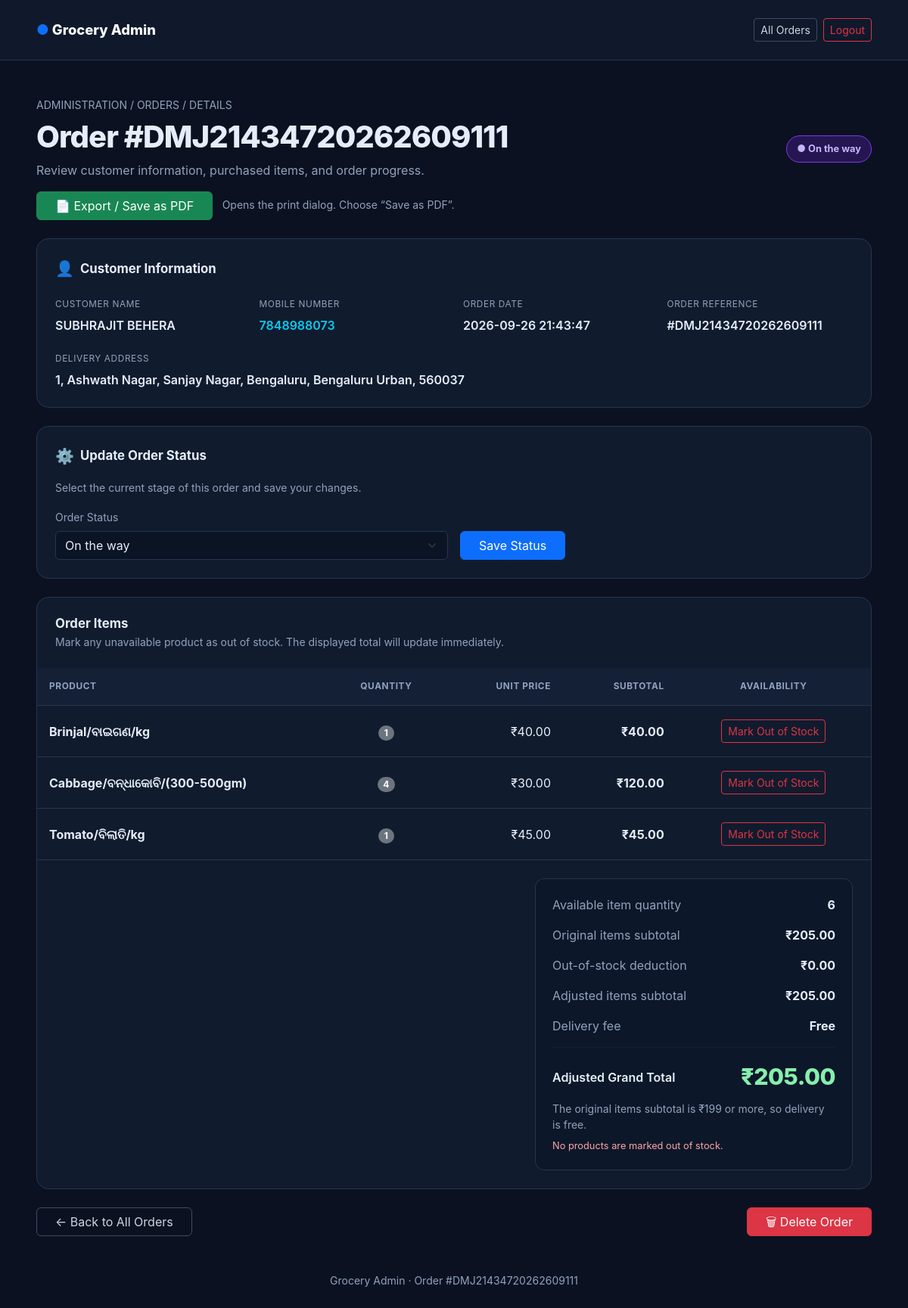
/admin/order/DMJ21434720262609111 (signed in), run on the app's committed database.
### tables this page shows
CREATE TABLE orders (
                    id INTEGER PRIMARY KEY AUTOINCREMENT,
                    customer_name TEXT NOT NULL,
                    customer_address TEXT NOT NULL,
                    mobile TEXT NOT NULL,
                    date TEXT NOT NULL,
                    status TEXT DEFAULT 'Pending', delivery_partner_id INTEGER, order_number TEXT);

CREATE TABLE order_items (
                    id INTEGER PRIMARY KEY AUTOINCREMENT,
                    order_id INTEGER,
                    item_id INTEGER,
                    quantity INTEGER,
                    FOREIGN KEY(order_id) REFERENCES orders(id),
                    FOREIGN KEY(item_id) REFERENCES items(id));

### app.py (the view)
@app.route("/admin/order/<string:order_id>")
@admin_required
def order_details(order_id):
    conn = get_db_connection()
    c = conn.cursor()
    internal_order_id = get_internal_order_id(c, order_id)
    if internal_order_id is None:
        conn.close()
        return "Order not found", 404
    c.execute("""
        SELECT
            COALESCE(order_number, CAST(id AS TEXT)),
            customer_name,
            customer_address,
            mobile,
            date,
            COALESCE(status, 'Pending')
        FROM orders
        WHERE id = ?
    """, (internal_order_id,))
    order = c.fetchone()
    if not order:
        conn.close()
        return "Order not found", 404
    formatted_order_number = order[0]
    c.execute("""
        SELECT
            COALESCE(items.name, 'Deleted item'),
            order_items.quantity,
            COALESCE(items.price, 0),
            COALESCE(
                order_items.quantity * items.price,
                0
            ) AS subtotal
        FROM order_items
        LEFT JOIN items
            ON order_items.item_id = items.id
        WHERE order_items.order_id = ?
        ORDER BY order_items.id
    """, (internal_order_id,))
    items = c.fetchall()
    total = sum(
        item[3] or 0
        for item in items
    )
    conn.close()
    return render_template(
        "order_details.html",
        order=order,
        order_id=formatted_order_number,
        items=items,
        total=total,
        valid_statuses=VALID_ORDER_STATUSES
    )

### app.py (called while the page is built, shortened)
def get_db_connection():
    conn = sqlite3.connect(DB_NAME)
    conn.execute("PRAGMA foreign_keys = ON")
    return conn

def get_internal_order_id(c, order_ref):
    c.execute("""
        SELECT id
        FROM orders
        WHERE order_number = ?
    """, (str(order_ref),))
    row = c.fetchone()
    if row:
        return row[0]

def admin_required(func):
    @wraps(func)
    def wrapper(*args, **kwargs):
        if not session.get("admin_logged_in"):
            return redirect(url_for("login"))
        return func(*args, **kwargs)
    return wrapper

### templates/order_details.html (shortened to what this page needs)
<!DOCTYPE html>
<html lang="en">
<head>
    <link href="https://cdn.jsdelivr.net/npm/bootstrap@5.3.3/dist/css/bootstrap.min.css"
          rel="stylesheet">
</head>
<body>
<nav class="navbar no-print">
    <div class="container-fluid px-3 px-lg-5 py-3">
        <div class="d-flex justify-content-between align-items-center w-100 gap-2">
            <a class="brand" href="{{ url_for('admin') }}">
                <span class="text-primary">●</span> Grocery Admin
            </a>
            <div class="d-flex gap-2">
                <a href="{{ url_for('admin_orders') }}"
                   class="btn btn-sm btn-outline-light">
                    All Orders
                </a>
                <a href="{{ url_for('logout') }}"
                   class="btn btn-sm btn-outline-danger">
                    Logout
                </a>
            </div>
        </div>
    </div>
</nav>
<main class="container-fluid px-3 px-lg-5 py-4 py-lg-5">
    <div class="mb-4">
        <div class="muted small mb-2">
            ADMINISTRATION / ORDERS / DETAILS
        </div>
        <div class="d-flex flex-wrap justify-content-between align-items-center gap-3">
            <div>
                <h1 class="page-title mb-2">
                    Order #{{ order_id }}
                </h1>
                <p class="muted mb-0">
                    Review customer information, purchased items, and order progress.
                </p>
            </div>
            {% if order[5] == 'Completed' %}
                <span class="status status-completed">● Completed</span>
            {% elif order[5] == 'In Progress' %}
                <span class="status status-progress">● In Progress</span>
            {% elif order[5] == 'On the way' %}
                <span class="status status-transit">● On the way</span>
            {% else %}
                <span class="status status-pending">● Pending</span>
            {% endif %}
        </div>
        <div class="mt-3 no-print">
            <button type="button"
                    id="pdfButton"
                    class="btn btn-success px-4"
                    onclick="exportOrderPDF()">
                <span aria-hidden="true">📄</span> Export / Save as PDF
            </button>
            <small class="muted ms-2">
                Opens the print dialog. Choose “Save as PDF”.
            </small>
        </div>
    </div>
    <section class="panel p-3 p-lg-4 mb-4">
        <div class="d-flex align-items-center gap-2 mb-4">
            <span class="fs-5">👤</span>
            <h2 class="section-title mb-0">Customer Information</h2>
        </div>
        <div class="row g-4">
            <div class="col-12 col-md-6 col-xl-3">
                <div class="detail-label">Customer Name</div>
                <div class="detail-value">{{ order[1] }}</div>
            </div>
            <div class="col-12 col-md-6 col-xl-3">
                <div class="detail-label">Mobile Number</div>
                <div class="detail-value">
                    {% if order[3] %}
                        {% set wa_mobile = order[3] | string | replace(' ', '') | replace('-', '') | replace('+', '') | replace('(', '') | replace(')', '') %}
                        {% if wa_mobile|length == 10 %}
                            {% set wa_mobile = '91' ~ wa_mobile %}
                        {% endif %}
                        <a href="https://wa.me/{{ wa_mobile }}"
                           target="_blank"
                           rel="noopener noreferrer"
                           class="link-info text-decoration-none">
                            {{ order[3] }}
                        </a>
                    {% else %}
                        Not provided
                    {% endif %}
                </div>
            </div>
            <div class="col-12 col-md-6 col-xl-3">
                <div class="detail-label">Order Date</div>
                <div class="detail-value">{{ order[4] }}</div>
            </div>
            <div class="col-12 col-md-6 col-xl-3">
                <div class="detail-label">Order Reference</div>
                <div class="detail-value">#{{ order[0] }}</div>
            </div>
            <div class="col-12">
                <div class="detail-label">Delivery Address</div>
                <div class="detail-value">{{ order[2] }}</div>
            </div>
        </div>
    </section>
    <section class="panel p-3 p-lg-4 mb-4">
        <div class="d-flex align-items-center gap-2 mb-3">
            <span class="fs-5">⚙️</span>
            <h2 class="section-title mb-0">Update Order Status</h2>
        </div>
        <p class="muted small mb-3">
            Select the current stage of this order and save your changes.
        </p>
        <form method="POST"
              id="statusForm"
              action="{{ url_for('update_order_status', order_id=order_id) }}"
              class="row g-3 align-items-end no-print">
            <div class="col-12 col-md-8 col-lg-6">
                <label for="status" class="form-label muted small">
                    Order Status
                </label>
                <select name="status"
                        id="status"
                        class="form-select"
                        required>
                    {% for status in valid_statuses %}
                        <option value="{{ status }}"
                            {% if order[5] == status %}selected{% endif %}>
                            {{ status }}
                        </option>
                    {% endfor %}
                </select>
            </div>
            <div class="col-12 col-md-auto">
                <button type="submit" class="btn btn-primary px-4">
                    Save Status
                </button>
            </div>
        </form>
    </section>
    <section class="panel overflow-hidden mb-4">
        <div class="p-3 p-lg-4">
            <h2 class="section-title mb-1">Order Items</h2>
            <p class="muted small mb-0">
                Mark any unavailable product as out of stock. The displayed total will update immediately.
            </p>
        </div>
        {% if items %}
            <div class="table-responsive">
                <table class="table" id="orderItemsTable">
                    <thead>
                        <tr>
                            <th style="width: 35%;">Product</th>
                            <th class="text-center">Quantity</th>
                            <th class="text-end">Unit Price</th>
                            <th class="text-end">Subtotal</th>
                            <th class="text-center no-print">Availability</th>
                        </tr>
                    </thead>
                    <tbody>
                        {% for item in items %}
                            <tr class="order-item-row"
                                data-quantity="{{ item[1] or 0 }}"
                                data-subtotal="{{ item[3] or 0 }}">
                                <td>
                                    <div class="item-name">{{ item[0] }}</div>
                                </td>
                                <td class="text-center">
                                    <span class="badge rounded-pill text-bg-secondary">
                                        {{ item[1] }}
                                    </span>
                                </td>
                                <td class="text-end text-nowrap">
                                    ₹{{ '%.2f' | format(item[2] or 0) }}
                                </td>
                                <td class="text-end text-nowrap fw-bold">
                                    ₹{{ '%.2f' | format(item[3] or 0) }}
                                </td>
                                <td class="text-center no-print">
                                    <button type="button"
                                            class="btn btn-sm btn-outline-danger stock-button"
                                            onclick="toggleOutOfStock(this)"
                                            aria-pressed="false">
                                        Mark Out of Stock
                                    </button>
                                </td>
                            </tr>
                        {% endfor %}
                    </tbody>
                </table>
            </div>
        {% endif %}
        <div class="p-3 p-lg-4">
            <div class="total-box ms-auto" style="max-width: 420px;">
                <div class="d-flex justify-content-between align-items-center mb-3">
                    <span class="muted">Available item quantity</span>
                    <strong id="availableQuantity">
                        {{ items | sum(attribute=1) }}
                    </strong>
                </div>
                <div class="d-flex justify-content-between align-items-center mb-3">
                    <span class="muted">Original items subtotal</span>
                    <strong id="originalSubtotal">₹0.00</strong>
                </div>
                <div class="d-flex justify-content-between align-items-center mb-3">
                    <span class="muted">Out-of-stock deduction</span>
                    <strong id="deductionAmount">₹0.00</strong>
                </div>
                <div class="d-flex justify-content-between align-items-center mb-3">
                    <span class="muted">Adjusted items subtotal</span>
                    <strong id="adjustedSubtotal">₹0.00</strong>
                </div>
                <div class="d-flex justify-content-between align-items-center mb-3">
                    <span class="muted">Delivery fee</span>
                    <strong id="deliveryFee">Free</strong>
                </div>
                <hr style="border-color: var(--border);">
                <div class="d-flex justify-content-between align-items-center">
                    <span class="fw-semibold">Adjusted Grand Total</span>
                    <span class="grand-total" id="grandTotal">₹0.00</span>
                </div>
                <div class="muted small mt-2" id="deliveryExplanation">
                </div>
                <div id="stockSummary" class="deduction-note mt-2" aria-live="polite"></div>
            </div>
        </div>
    </section>
    <div class="d-flex flex-wrap justify-content-between gap-3 no-print">
        <a href="{{ url_for('admin_orders') }}"
           id="backButton"
           class="btn btn-outline-light px-4">
            ← Back to All Orders
        </a>
        <form method="POST"
              id="deleteForm"
              action="{{ url_for('delete_order', order_id=order_id) }}"
              onsubmit="return confirm('Are you sure you want to permanently delete order #{{ order_id }}? Its associated order items will also be deleted. This cannot be undone.');">
            <button type="submit" class="btn btn-danger px-4">
                🗑 Delete Order
            </button>
        </form>
    </div>
    <div class="text-center muted small mt-5">
        Grocery Admin · Order #{{ order_id }}
    </div>
</main>
</body>
</html>

### templates/order_details.html (style rules this page uses)
:root { --bg: #0b1120; --panel: #111b2e; --border: #263650; --text: #e5edf8; --muted: #91a2bc; }
* { box-sizing: border-box; }
body { margin: 0; min-height: 100vh; background: var(--bg); color: var(--text); font-family: Inter, system-ui, -apple-system, sans-serif; }
.navbar { background: #0f192b; border-bottom: 1px solid var(--border); }
.brand { color: #f8fafc; font-weight: 800; text-decoration: none; font-size: 1.15rem; }
.panel { background: var(--panel); border: 1px solid var(--border); border-radius: 16px; }
.muted { color: var(--muted); }
.page-title { font-weight: 800; letter-spacing: -1px; }
.section-title { font-weight: 750; font-size: 1.05rem; }
.detail-label { font-size: .74rem; color: var(--muted); text-transform: uppercase; letter-spacing: .6px; margin-bottom: 6px; }
.detail-value { font-weight: 600; overflow-wrap: anywhere; }
.table { --bs-table-bg: transparent; --bs-table-color: var(--text); --bs-table-border-color: var(--border); margin-bottom: 0; }
.table thead th { background: #142036; color: var(--muted); font-size: .74rem; text-transform: uppercase; letter-spacing: .6px; padding: 16px; white-space: nowrap; }
.table tbody td { padding: 18px 16px; vertical-align: middle; }
.form-select { background-color: #0b1425; color: var(--text); border-color: var(--border); }
.form-select option { background: #111b2e; color: white; }
.status { display: inline-block; border-radius: 30px; padding: 7px 13px; font-size: .8rem; font-weight: 750; }
.status-transit { background: #5b21b655; color: #c4b5fd; border: 1px solid #7c3aed; }
.total-box { background: #0c1729; border: 1px solid var(--border); border-radius: 12px; padding: 22px; }
.grand-total { font-size: 1.9rem; font-weight: 850; color: #86efac; letter-spacing: -.5px; }
.btn-outline-light { color: #cbd5e1; border-color: #3b4b65; }
.item-name { font-weight: 650; }
.stock-button { white-space: nowrap; }
.deduction-note { color: #fca5a5; font-size: .8rem; }

### data on the page
orders: order_number "DMJ21434720262609111", customer_name "SUBHRAJIT BEHERA", mobile "7848988073", date "2026-09-26 21:43:47", customer_address "1, Ashwath Nagar, Sanjay Nagar, Bengaluru, Bengaluru Urban, 560037"
order_items: item "Brinjal/ବାଇଗଣ/kg", quantity "1", item "40.00"
order_items: item "Cabbage/ବନ୍ଧାକୋବି/(300-500gm)", quantity "4", item "30.00", item "120.00"
order_items: item "Tomato/ବିଲାତି/kg", quantity "1", item "45.00"

### other printed values
{{ items | sum(attribute=1) }} "6"
form field status "On the way"
